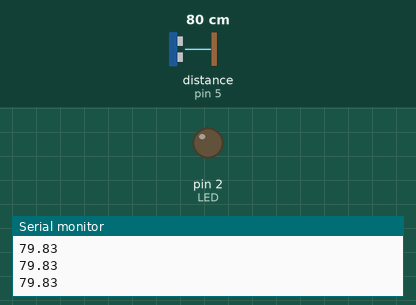
Simulated run of this sketch. Board: Arduino Uno, built with avr-gcc and run on an emulated ATmega328P. Shown: output pins drawn as LEDs (lit = HIGH), the last lines printed to the serial monitor. Wiring (inferred from the names in the program): ultrasonic range finder: trigger pin 6; echo pin 5. The test bench sets the inputs (shaded band); at power-on: distance to the obstacle (sensor on pin 5) 80 cm. The echo pulse lasts 58.3 µs per cm; pins used as bus, display or sensor lines are not drawn.

Above: at 1.2 s.
1.3 s: distance to the obstacle (sensor on pin 5) set to 33 cm
2.8 s: distance to the obstacle (sensor on pin 5) set to 28 cm
At 3.5 s:
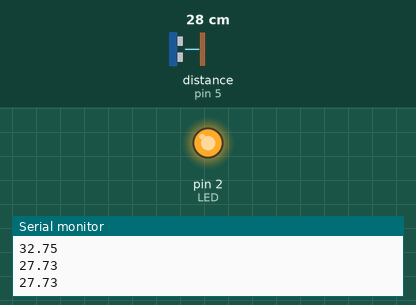
4.5 s: distance to the obstacle (sensor on pin 5) set to 35 cm
At 6.1 s:
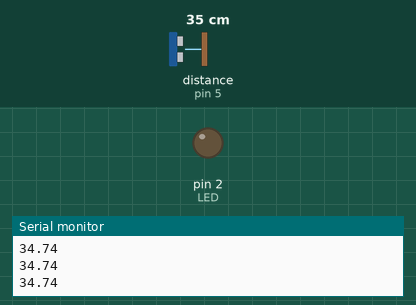
6.4 s: distance to the obstacle (sensor on pin 5) set to 2 cm
At 7.9 s:
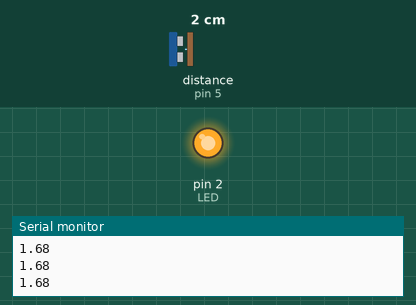
Timing chart, 0 to 9.0 s (numbered marks = the images above; inputs shaded):
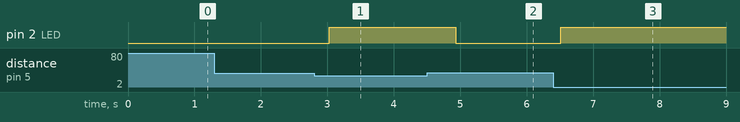

The sketch:

sensor_ldr.ino
```cpp
#define TRIG_PIN 6
#define ECHO_PIN 5
#define LED 2

void setup() {
  Serial.begin(9600);
  pinMode(TRIG_PIN, OUTPUT);
  pinMode(ECHO_PIN, INPUT);
  pinMode(LED, OUTPUT);
}

float readDistance(){
  int duration;
  float distances[5];
  float maxValue=0, minValue=5000;

  // Avoid outliers
  for (int i=0; i<5; i++){
    digitalWrite(TRIG_PIN, HIGH);
    delayMicroseconds(1000);
    digitalWrite(TRIG_PIN, LOW);
    int duration = pulseIn(ECHO_PIN, HIGH);
    distances[i] = (duration / 2) / 29.1;
    if (distances[i] < minValue) minValue = distances[i];
    if (distances[i] > maxValue) maxValue = distances[i];
    delay(20);
  }
  float distance = -1;
  for (int i=0; i<5; i++){
    if (distances[i] > minValue && distances[i] < maxValue){
      distance = distances[i];
    }
  }
  if (distance == -1) distance = distances[0];
  if (distance < 0) distance = 0;
  return distance;
}

void loop() {
  float distance = readDistance();

  if (distance < 30 && distance > 0){
    digitalWrite(LED, HIGH);
  } else {
    digitalWrite(LED, LOW);
  }
  Serial.println(distance);

  delay(200);
}
```

Measured:
- the behaviour switches between 31 and 30 cm on distance to the obstacle (sensor on pin 5) (found by bisection; images 0 and 1)
- after the input at 2.8 s, pin 2 (LED): LOW → HIGH after 0.23 s
- after the input at 4.5 s, pin 2 (LED): HIGH → LOW after 0.43 s
- after the input at 6.4 s, pin 2 (LED): LOW → HIGH after 0.11 s
